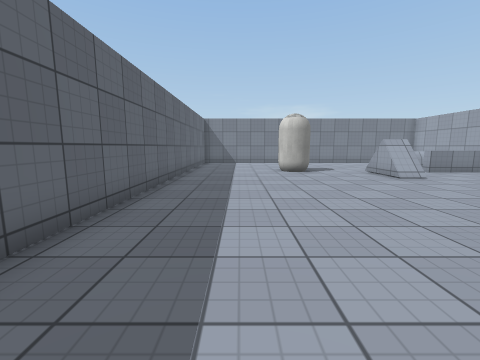
[1] (above)

12 first-person views from a walk through a scene from a Unity 3-D project. The camera is 1.2 m above the floor, tilts 8° down and sees 90° across. The floor is counted in squares, 1 m on a side. Each view is taken from the middle of a square. On the plan, view 1 faces up. The plan holds only what a view shows up to about 12 squares ahead; the rest is blank. The player character is not drawn. Some animated figures are not drawn. Some surface patterns are stand-ins.

[2]
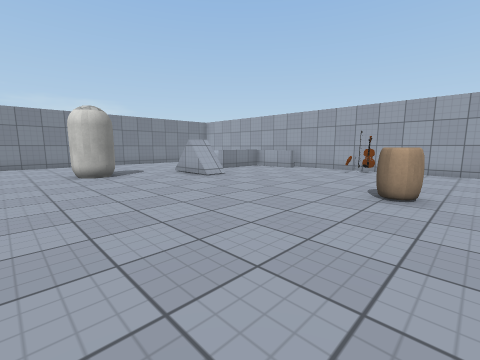

[3]
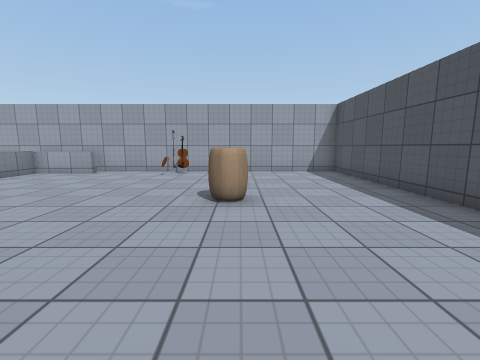

[4]
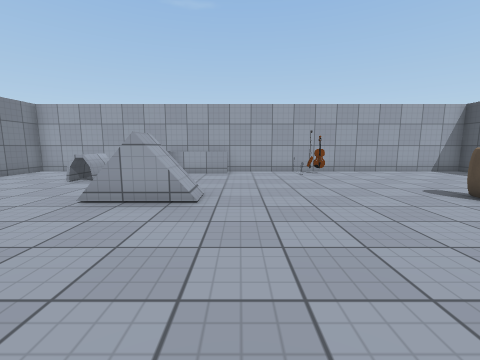

[5]
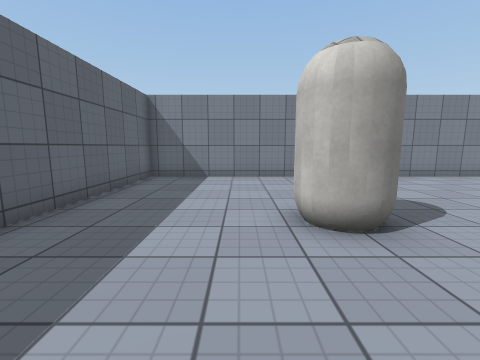

[6]
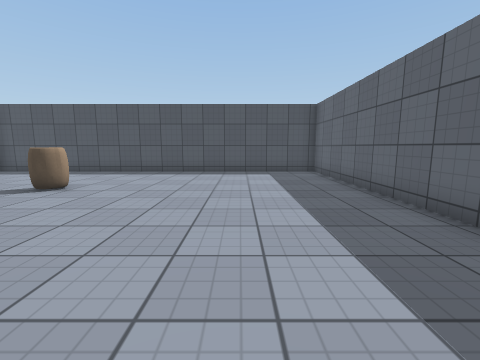

[7]
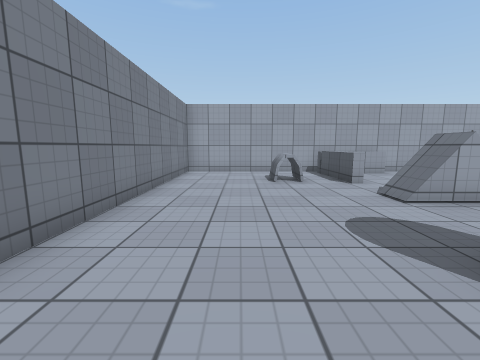

[8]
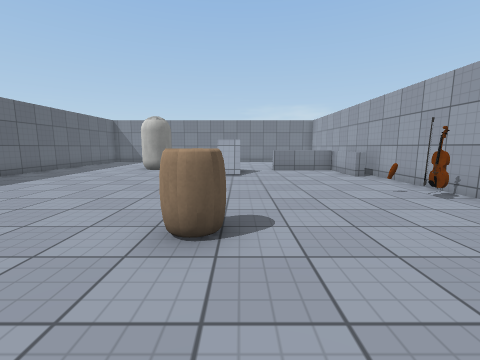

[9]
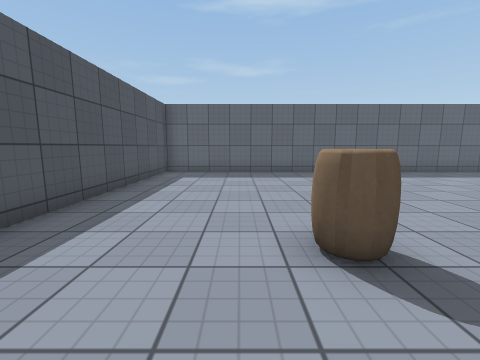

[10]
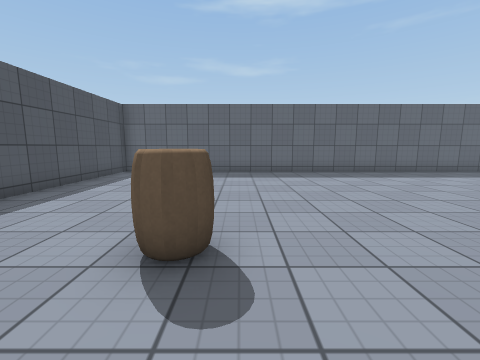

[11]
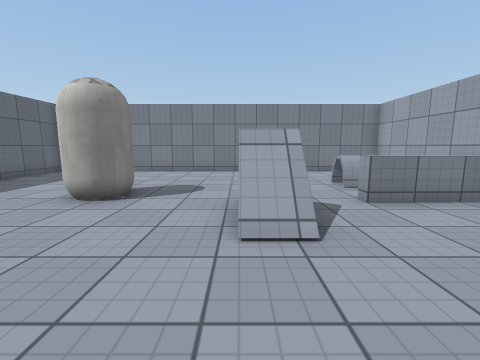

[12]
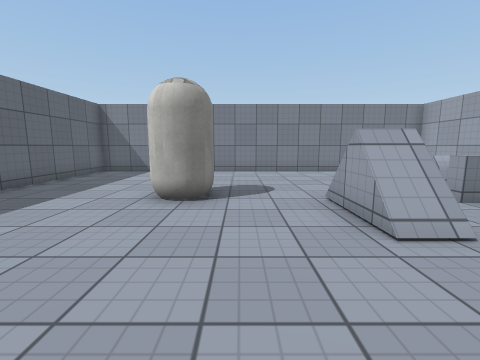

### Floor plan
Points are (right, up) in squares from view 1. A wall is a line through its corners. A room is listed if a view was taken in it or the views show most of it. See-through windows are left out.
Room 1 (views 1, 2, 3, 4, 5, 6, 7, 8, 9, 10, 11, 12)
walls: (6, 9.5) (6, 11.1); (5.9, 10.3) (7.1, 10.3); (7.1, 9.8) (5.9, 9.8); (7.1, 9.9) (5.9, 9.9); (5.9, 10.7) (7.1, 10.7); (12.5, 14.5) (12.5, 17.5) (-2.6, 17.5) (-2.6, -2.5) (12.5, -2.5) (12.5, 11)
low walls: (7.1, 9.1) (6, 9.1); (7.1, 9.3) (6, 9.3); (7.1, 9.5) (6, 9.5); (5.9, 10.9) (7, 10.9); (6, 11.1) (7, 11.1); (6, 11.3) (7.1, 11.3); (11.6, 8.5) (11.6, 11) (8.7, 11) (8.7, 11.4); (9, 13.1) (9, 13.8) (10.4, 13.8)
ways out: opening at (9.5, 12) to room 2; opening at (11.5, 13.5) to room 2
objects: capsule (2, 11) to (3, 12); other object (11, 5); other object (12, 4) to (12, 5)
Room 2 (no view inside)
walls: (12.5, 11) (12.5, 14.5)
low walls: (10.4, 13.1) (9, 13.1); (10.2, 12.9) (9, 12.9); (10.2, 13.7) (9, 13.7); (8.7, 11.4) (12, 11.4)
ways out: opening at (9.5, 12) to room 1; opening at (11.5, 13.5) to room 1

Where each view was taken, in squares from view 1:
view 1: 0 up, 0 right, facing up
view 2: 1 up, 0 right, facing up-right
view 3: 2 up, 1 right, facing right
view 4: 8 up, 1 right, facing right
view 5: 8 up, 1 right, facing up
view 6: 9 up, 1 right, facing down
view 7: 15 up, 1 right, facing right
view 8: 1 down, 7 right, facing up
view 9: 1 up, 9 right, facing left
view 10: 3 up, 9 right, facing left
view 11: 6 up, 6 right, facing up
view 12: 6 up, 4 right, facing up
